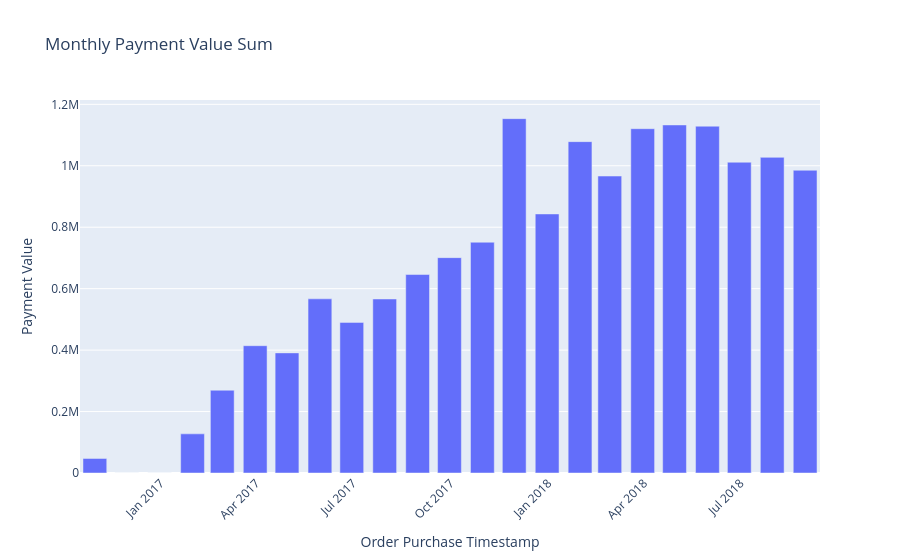

The cell this chart's notebook holds for it:
### Code cell
import plotly.express as px

fig = px.bar(
    x=merged_order_month_sum.index,
    y=merged_order_month_sum["payment_value"],
    title="Monthly Payment Value Sum",
    labels={
        "x": "Order Purchase Timestamp",
        "y": "Payment Value"
    }
)

fig.update_layout(xaxis_tickangle=-45)

fig.show()

### Figure 1 — Plotly figure (JSON) as saved in the notebook; plotly's stock layout.template omitted (floating-point values rounded to 4 significant figures)
{"data": [{"alignmentgroup": "True", "hovertemplate": "Order Purchase Timestamp=%{x}<br>Payment Value=%{y}<extra></extra>", "legendgroup": "", "marker": {"color": "#636efa", "pattern": {"shape": ""}}, "name": "", "offsetgroup": "", "orientation": "v", "showlegend": false, "textposition": "auto", "type": "bar", "x": ["2016-10-31T00:00:00", "2016-11-30T00:00:00", "2016-12-31T00:00:00", "2017-01-31T00:00:00", "2017-02-28T00:00:00", "2017-03-31T00:00:00", "2017-04-30T00:00:00", "2017-05-31T00:00:00", "2017-06-30T00:00:00", "2017-07-31T00:00:00", "2017-08-31T00:00:00", "2017-09-30T00:00:00", "2017-10-31T00:00:00", "2017-11-30T00:00:00", "2017-12-31T00:00:00", "2018-01-31T00:00:00", "2018-02-28T00:00:00", "2018-03-31T00:00:00", "2018-04-30T00:00:00", "2018-05-31T00:00:00", "2018-06-30T00:00:00", "2018-07-31T00:00:00", "2018-08-31T00:00:00"], "xaxis": "x", "y": [47270.0, 0, 19.62, 127400.0, 269500.0, 414400.0, 391000.0, 566900.0, 490200.0, 566400.0, 646000.0, 701000.0, 751100.0, 1153000.0, 843200.0, 1079000.0, 966600.0, 1120678, 1133000.0, 1129000.0, 1012000.0, 1027000.0, 985400.0], "yaxis": "y"}], "layout": {"barmode": "relative", "legend": {"tracegroupgap": 0}, "title": {"text": "Monthly Payment Value Sum"}, "xaxis": {"anchor": "y", "domain": [0, 1], "tickangle": -45, "title": {"text": "Order Purchase Timestamp"}}, "yaxis": {"anchor": "x", "domain": [0, 1], "title": {"text": "Payment Value"}}}}
